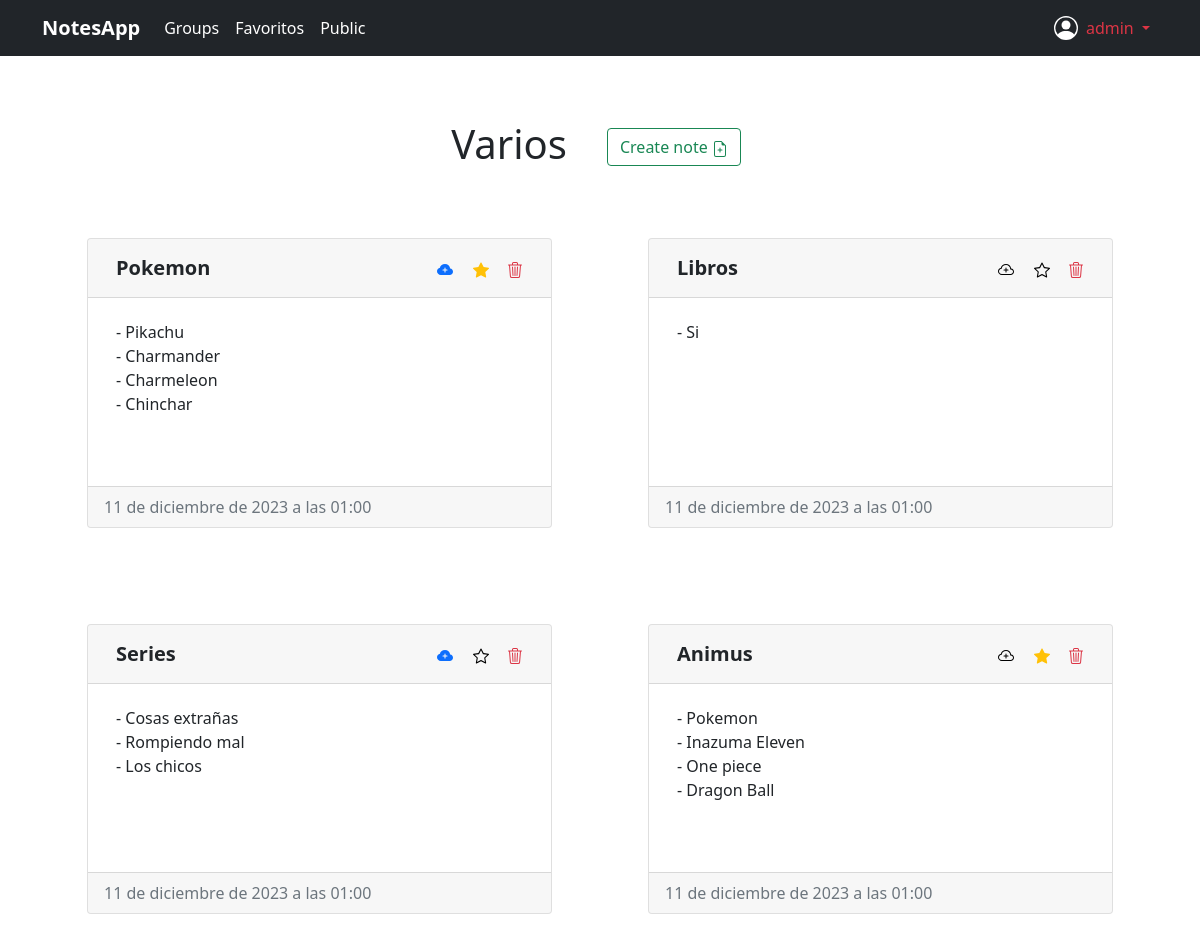
Screenshot of /myapp/group/30 (signed in) with the database file from the repository.
### myapp/models.py (models this page shows, shortened)
class NotesGroup(models.Model):
    title = models.CharField(null=False, max_length=50)
    description = models.TextField()
    user = models.ForeignKey(User, on_delete=models.CASCADE, null=True)

class Note(models.Model):
    title = models.CharField(null=False, max_length=50)
    date = models.DateTimeField(default=datetime.now())
    content = models.TextField()
    notes_group = models.ForeignKey(NotesGroup, on_delete=models.CASCADE)
    favourite = models.BooleanField(default=False)
    public = models.BooleanField(default=False)

### myapp/views.py (the view)
# urls.py: path('group/<int:group_id>', notes, name='notes'),
@login_required
@require_GET
def notes(request, group_id):
    notesGroup = get_list_or_404(NotesGroup, id=group_id)[0]
    notes = Note.objects.filter(notes_group_id=group_id)
    return render(request, 'notes.html', {
        'notes_group': notesGroup,
        'notes_list': notes
    })

### myapp/templates/notes.html (shortened to what this page needs)
{% extends 'base.html' %}
{% block content %}
<div class="container-fluid">
    <header class="d-flex flex-wrap justify-content-center">
        <h1 class="text-center m-3">{{ notes_group.title }}</h1>
        <form action='/myapp/notes/{{ notes_group.id }}/create' method="post">
            <button type="submit" class="btn btn-outline-success m-4">
                Create note
                <i>
                </i>
            </button>
        </form>
    </header>
    <div class="d-flex flex-wrap justify-content-center">
        {% for note in notes_list %}
                <div class="card m-5">
                    <div class="card-header d-flex space-between flex-wrap">
                        <form id="form-update-title-{{ note.id }}" action='/myapp/notes/{{ note.id }}/update/title' method="post">
                            <input type="text" class="form-control fs-5 fw-bold" style="border: 0px; background-color: transparent;" name="title"  value="{{ note.title }}"  onchange="document.getElementById('form-update-title-{{ note.id }}').submit()">
                        </form>
                        <form action='/myapp/notes/{{ note.id }}/update/public' method="post">
                            <button type="submit" class="mt-2 me-2" style="border: 0px;background-color: transparent;">
                                <i>
                                </i>
                            </button>
                        </form>
                        <form action='/myapp/notes/{{ note.id }}/update/favourite' method="post">
                            <button type="submit" class="mt-2" style="border: 0px;background-color: transparent;">
                                <i>
                                </i>
                            </button>
                        </form>
                        <button type="button" class="btn btn-outline-danger border-0" data-bs-toggle="modal" data-bs-target="#delete_note_modal{{ note.id }}">
                        </button>
                    </div>
                    <div class="card-body">
                        <form id="form-update-descr-{{ note.id }}" action='/myapp/notes/{{ note.id }}/update/content' method="post">
                            <textarea class="form-control" style="resize: none; border: 0px;" onchange="document.getElementById('form-update-descr-{{ note.id }}').submit()" name="content" cols="auto" rows="6">{{ note.content }}</textarea>
                        </form>
                    </div>
                    <div class="card-footer text-muted">{{ note.date }}</div>
                </div>
        {% endfor %}
    </div>
</div>
{% endblock %}

### myapp/templates/base.html (shortened to what this page needs)
{% load static %}
<!DOCTYPE html>
<html lang="en">
<head>
    <link rel="stylesheet" href={% static 'css/bootstrap.min.css' %}>
</head>
<body>
    <div class="mb-5">
        <nav class="navbar navbar-expand-lg bg-dark navbar-dark">
            <div class="container">
                <a class="navbar-brand fw-bold bs-body-light" href={% url 'home' %}>NotesApp</a>
                <div class="collapse navbar-collapse" id="navbarSupportedContent">
                    <ul class="navbar-nav me-auto mb-2 mb-lg-0">
                        {% if not user.is_authenticated %}
                            <li class="nav-item">
                                <a class="nav-link active" aria-current="page" href={% url 'login' %}>Login</a>
                            </li>
                            <li class="nav-item">
                                <a class="nav-link active" aria-current="page" href={% url 'register' %}>Register</a>
                            </li>
                        {% else %}
                            <li class="nav-item">
                                <a class="nav-link active" aria-current="page" href={% url 'notes_groups' %}>Groups</a>
                            </li>
                            <li class="nav-item">
                                <a class="nav-link active" aria-current="page" href={% url 'favourite_notes' user.id %}>Favoritos</a>
                            </li>
                            <li class="nav-item">
                                <a class="nav-link active" aria-current="page" href={% url 'public_notes' %}>Public</a>
                            </li>
                        {% endif %}
                    </ul>
                </div>
                {% if user.is_authenticated %}
                    <div class="collapse navbar-collapse">
                        <ul class="navbar-nav ms-auto mb-lg-0">
                            <li class="nav-item">
                                <i>
                                </i>
                            </li>
                            <li class="nav-item dropdown">
                                <a class="nav-link dropdown-toggle {% if user.is_staff %}text-danger{% endif %}" href="#" id="navbarDropdownMenuLink" role="button" data-bs-toggle="dropdown" aria-expanded="false">
                                    {{ user }}
                                </a>
                            </li>
                        </ul>
                    </div>
                {% endif %}
            </div>
        </nav>
    </div>
    {% block content %}
    {% endblock %}
</body>
</html>

### rows the page displays
NotesGroup: title "Varios"
Note: title "Pokemon", public True (drawn), favourite True (drawn), content "- Pikachu - Charmander - Charmeleon - Chinchar", date "11 de diciembre de 2023 a las 01:00"
Note: title "Libros", public False (drawn), favourite False (drawn), content "- Si", date "11 de diciembre de 2023 a las 01:00"
Note: title "Series", public True (drawn), favourite False (drawn), content "- Cosas extrañas - Rompiendo mal - Los chicos", date "11 de diciembre de 2023 a las 01:00"
Note: title "Animus", public False (drawn), favourite True (drawn), content "- Pokemon - Inazuma Eleven - One piece - Dragon Ball", date "11 de diciembre de 2023 a las 01:00"

### other values shown
{{ user }} "admin"
